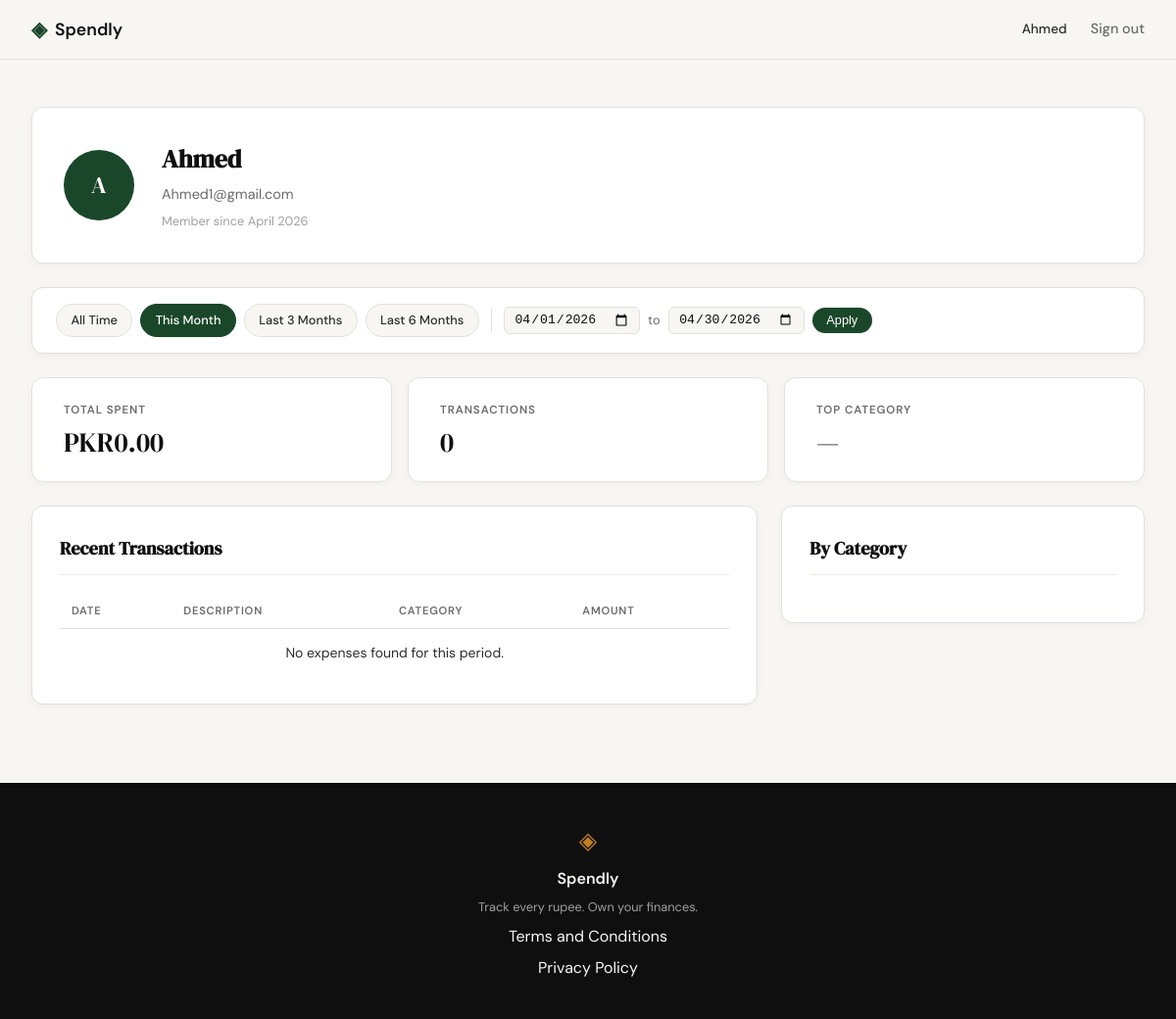
The app's page /profile?date_from=2026-04-01&date_to=2026-04-30 (signed in), older data.
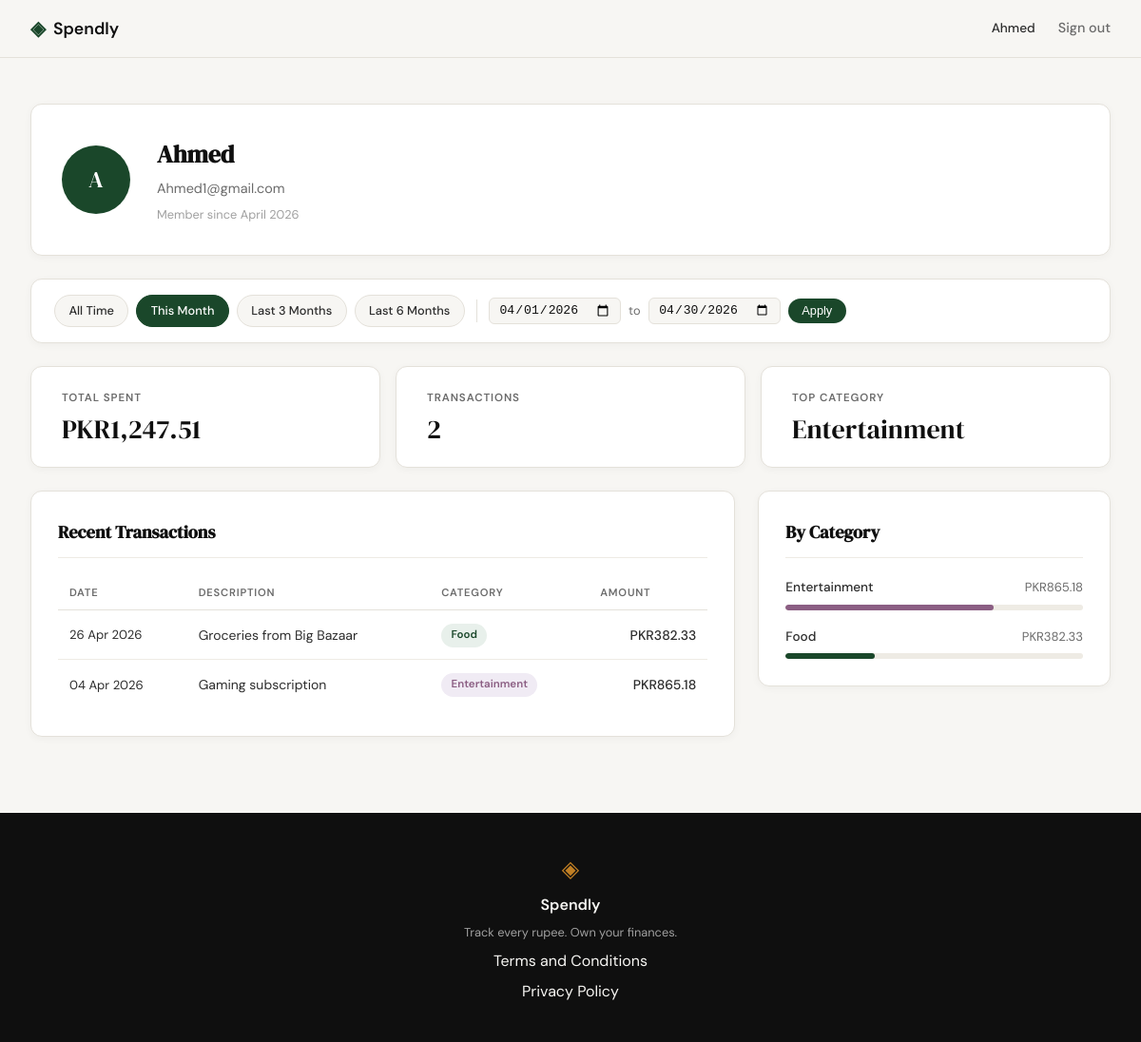
The same page, newer data.
### tables this page shows
CREATE TABLE users (
            id INTEGER PRIMARY KEY AUTOINCREMENT,
            name TEXT NOT NULL,
            email TEXT UNIQUE NOT NULL,
            password_hash TEXT NOT NULL,
            created_at TEXT DEFAULT (datetime('now')));

CREATE TABLE expenses (
            id INTEGER PRIMARY KEY AUTOINCREMENT,
            user_id INTEGER NOT NULL REFERENCES users(id),
            amount REAL NOT NULL,
            category TEXT NOT NULL,
            date TEXT NOT NULL,
            description TEXT,
            created_at TEXT DEFAULT (datetime('now')));

### app.py (the view)
@app.route("/profile")
def profile():
    if not session.get("user_id"):
        return redirect(url_for("login"))
    uid = session["user_id"]
    today = date.today()
    date_from = _parse_date(request.args.get("date_from"))
    date_to = _parse_date(request.args.get("date_to"))
    if date_from and date_to and date_from > date_to:
        flash("Start date must be before end date.", "error")
        date_from = date_to = None
    today_str = today.isoformat()
    this_month_from = today.replace(day=1).isoformat()
    this_month_to = today.replace(
        day=calendar.monthrange(today.year, today.month)[1]
    ).isoformat()
    presets = {
        "this_month": {"date_from": this_month_from, "date_to": this_month_to},
        "last_3":     {"date_from": _months_ago(today, 3), "date_to": today_str},
        "last_6":     {"date_from": _months_ago(today, 6), "date_to": today_str},
    }
    return render_template(
        "profile.html",
        user=get_user_by_id(uid),
        stats=get_summary_stats(uid, date_from, date_to),
        expenses=get_recent_transactions(uid, date_from=date_from, date_to=date_to),
        categories=get_category_breakdown(uid, date_from, date_to),
        date_from=date_from,
        date_to=date_to,
        presets=presets,
    )

### app.py (called while the page is built)
def _parse_date(val):
    try:
        datetime.strptime(val, "%Y-%m-%d")
        return val
    except (ValueError, TypeError):
        return None

def _months_ago(today, n):
    m, y = today.month - n, today.year
    while m <= 0:
        m += 12
        y -= 1
    return date(y, m, 1).isoformat()

### database/db.py (called while the page is built)
def get_db():
    conn = sqlite3.connect(DB_PATH)
    conn.row_factory = sqlite3.Row
    conn.execute("PRAGMA foreign_keys = ON")
    return conn

### database/queries.py (called while the page is built)
def _build_date_filter(date_from, date_to):
    if date_from and date_to:
        return "AND date BETWEEN ? AND ?", [date_from, date_to]
    return "", []

def get_user_by_id(user_id):
    conn = get_db()
    row = conn.execute(
        "SELECT id, name, email, created_at FROM users WHERE id = ?",
        (user_id,),
    ).fetchone()
    conn.close()
    if row is None:
        return None
    name = row["name"]
    initials = "".join(w[0].upper() for w in name.split() if w)
    member_since = datetime.strptime(row["created_at"], "%Y-%m-%d %H:%M:%S").strftime("%B %Y")
    return {
        "name": name,
        "email": row["email"],
        "initials": initials,
        "member_since": member_since,
    }

def get_recent_transactions(user_id, limit=10, date_from=None, date_to=None):
    date_clause, date_params = _build_date_filter(date_from, date_to)
    params = [user_id] + date_params + [limit]
    conn = get_db()
    rows = conn.execute(
        "SELECT date, description, category, amount "
        "FROM expenses "
        "WHERE user_id = ? "
        + date_clause +
        " ORDER BY date DESC, id DESC "
        "LIMIT ?",
        params,
    ).fetchall()
    conn.close()
    return [
        {
            "date": datetime.strptime(row["date"], "%Y-%m-%d").strftime("%d %b %Y"),
            "description": row["description"],
            "category": row["category"],
            "amount": "{:,.2f}".format(row["amount"]),
        }
        for row in rows
    ]

### templates/profile.html (shortened to what this page needs)
{% extends "base.html" %}
{% block head %}
<link rel="stylesheet" href="{{ url_for('static', filename='css/profile.css') }}">
{% endblock %}
{% block content %}
<div class="profile-page">
    <div class="profile-inner">
        <div class="profile-header-card">
            <div class="profile-avatar">{{ user.initials }}</div>
            <div class="profile-info">
                <h1 class="profile-name">{{ user.name }}</h1>
                <p class="profile-email">{{ user.email }}</p>
                <p class="profile-since">Member since {{ user.member_since }}</p>
            </div>
        </div>
        <div class="filter-bar">
            <div class="filter-presets">
                <a href="{{ url_for('profile') }}"
                   class="filter-preset-btn{% if not date_from and not date_to %} filter-preset-btn--active{% endif %}">
                    All Time
                </a>
                <a href="{{ url_for('profile', date_from=presets.this_month.date_from, date_to=presets.this_month.date_to) }}"
                   class="filter-preset-btn{% if date_from == presets.this_month.date_from and date_to == presets.this_month.date_to %} filter-preset-btn--active{% endif %}">
                    This Month
                </a>
                <a href="{{ url_for('profile', date_from=presets.last_3.date_from, date_to=presets.last_3.date_to) }}"
                   class="filter-preset-btn{% if date_from == presets.last_3.date_from and date_to == presets.last_3.date_to %} filter-preset-btn--active{% endif %}">
                    Last 3 Months
                </a>
                <a href="{{ url_for('profile', date_from=presets.last_6.date_from, date_to=presets.last_6.date_to) }}"
                   class="filter-preset-btn{% if date_from == presets.last_6.date_from and date_to == presets.last_6.date_to %} filter-preset-btn--active{% endif %}">
                    Last 6 Months
                </a>
            </div>
            <form class="filter-form" method="GET" action="{{ url_for('profile') }}">
                <input type="date" name="date_from" class="filter-date-input"
                       value="{{ date_from or '' }}">
                <span class="filter-to-label">to</span>
                <input type="date" name="date_to" class="filter-date-input"
                       value="{{ date_to or '' }}">
                <button type="submit" class="filter-apply-btn">Apply</button>
            </form>
        </div>
        <div class="profile-stats">
            <div class="stat-card">
                <span class="stat-label">Total Spent</span>
                <span class="stat-value">PKR{{ stats.total }}</span>
            </div>
            <div class="stat-card">
                <span class="stat-label">Transactions</span>
                <span class="stat-value">{{ stats.count }}</span>
            </div>
            <div class="stat-card">
                <span class="stat-label">Top Category</span>
                <span class="stat-value">{{ stats.top_category }}</span>
            </div>
        </div>
        <div class="profile-grid">
            <div class="profile-section">
                <h2 class="section-title">Recent Transactions</h2>
                <div class="tx-table-wrapper">
                    <table class="tx-table">
                        <thead>
                            <tr>
                                <th>Date</th>
                                <th>Description</th>
                                <th>Category</th>
                                <th class="tx-amount-col">Amount</th>
                            </tr>
                        </thead>
                        <tbody>
                            {% for tx in expenses %}
                            <tr>
                                <td class="tx-date">{{ tx.date }}</td>
                                <td class="tx-desc">{{ tx.description }}</td>
                                <td>
                                    <span class="cat-badge cat-badge--{{ tx.category | lower }}">
                                        {{ tx.category }}
                                    </span>
                                </td>
                                <td class="tx-amount">PKR{{ tx.amount }}</td>
                            </tr>
                            {% endfor %}
                            {% if not expenses %}
                            <tr>
                                <td colspan="4" class="tx-empty">No expenses found for this period.</td>
                            </tr>
                            {% endif %}
                        </tbody>
                    </table>
                </div>
            </div>
            <div class="profile-section">
                <h2 class="section-title">By Category</h2>
                <div class="category-list">
                    {% for cat in categories %}
                    <div class="cat-row">
                        <div class="cat-row-header">
                            <span class="cat-row-name">{{ cat.name }}</span>
                            <span class="cat-row-amount">PKR{{ cat.amount }}</span>
                        </div>
                        <div class="cat-bar-track">
                            <div class="cat-bar cat-bar--{{ cat.name | lower }}"
                                 style="width: {{ cat.percent }}%"></div>
                        </div>
                    </div>
                    {% endfor %}
                </div>
            </div>
        </div>
    </div>
</div>
{% endblock %}

### templates/base.html (shortened to what this page needs)
<!DOCTYPE html>
<html lang="en">
<head>
    <link rel="stylesheet" href="{{ url_for('static', filename='css/style.css') }}">
    {% block head %}{% endblock %}
</head>
<body>
    <nav class="navbar">
        <div class="nav-inner">
            <a href="{{ url_for('landing') }}" class="nav-brand">
                <span class="brand-icon">◈</span>
                <span class="brand-name">Spendly</span>
            </a>
            <div class="nav-links">
                {% if session.user_id %}
                <span class="nav-username">{{ session.user_name }}</span>
                <a href="{{ url_for('logout') }}">Sign out</a>
                {% else %}
                <a href="{{ url_for('login') }}">Sign in</a>
                <a href="{{ url_for('register') }}" class="nav-cta">Get started</a>
                {% endif %}
            </div>
        </div>
    </nav>
    <main class="main-content">
        {% block content %}{% endblock %}
    </main>
    <footer class="footer">
        <div class="footer-inner">
            <span class="brand-icon">◈</span>
            <span class="footer-name">Spendly</span>
            <p class="footer-copy">Track every rupee. Own your finances.</p>
            <a href="/terms">Terms and Conditions</a>
            <a href="/privacy">Privacy Policy</a>
        </div>
    </footer>
</body>
</html>

### static/css/style.css (style rules this page uses)
:root { --ink: #0f0f0f; --ink-soft: #2d2d2d; --ink-muted: #6b6b6b; --ink-faint: #a0a0a0; --paper: #f7f6f3; --paper-warm: #f0ede6; --paper-card: #ffffff; --accent: #1a472a; --accent-light: #e8f0eb; --accent-2: #c17f24; --accent-2-light: #fdf3e3; --danger: #c0392b; --danger-light: #fdecea; --border: #e4e1da; --border-soft: #eeebe4; --font-display: 'DM Serif Display', Georgia, serif; --font-body: 'DM Sans', system-ui, sans-serif; --max-width: 1200px; --auth-width: 440px; --radius-sm: 6px; --radius-md: 12px; --radius-lg: 20px; }
*, *::before, *::after { box-sizing: border-box; margin: 0; padding: 0; }
html { font-size: 16px; scroll-behavior: smooth; }
body { background: var(--paper); color: var(--ink); font-family: var(--font-body); font-size: 1rem; line-height: 1.6; -webkit-font-smoothing: antialiased; }
a { color: inherit; text-decoration: none; }
.navbar { position: sticky; top: 0; z-index: 100; background: var(--paper); border-bottom: 1px solid var(--border); padding: 0 2rem; }
.nav-inner { max-width: var(--max-width); margin: 0 auto; height: 60px; display: flex; align-items: center; justify-content: space-between; }
.nav-brand { display: flex; align-items: center; gap: 0.5rem; font-family: var(--font-body); font-weight: 600; font-size: 1.1rem; color: var(--ink); }
.brand-icon { color: var(--accent); font-size: 1.3rem; }
.brand-name { color: var(--ink); }
.nav-links { display: flex; align-items: center; gap: 1.5rem; font-size: 0.9rem; font-weight: 500; }
.nav-links a { color: var(--ink-muted); transition: color 0.2s; }
.main-content { min-height: calc(100vh - 60px - 100px); }
.footer { background: var(--ink); color: var(--paper); padding: 2.5rem 2rem; text-align: center; }
.footer-inner { display: flex; flex-direction: column; align-items: center; gap: 0.4rem; }
.footer .brand-icon { color: var(--accent-2); font-size: 1.5rem; }
.footer-name { font-weight: 600; font-size: 1rem; }
.footer-copy { font-size: 0.8rem; color: var(--ink-faint); }

Row changes from the older to the newer data that the page shows:
added expenses: date "26 Apr 2026", description "Groceries from Big Bazaar", category "Food", amount "382.33", name "Food", {{ cat.percent }} 30 (drawn)
added expenses: date "04 Apr 2026", description "Gaming subscription", category "Entertainment", amount "865.18", name "Entertainment", {{ cat.percent }} 70 (drawn)
Text that changed along with them:
{{ stats.total }}: "0.00" → "1,247.51"
{{ stats.count }}: "0" → "2"
{{ stats.top_category }}: "—" → "Entertainment"
text no longer shown: "No expenses found for this period."
